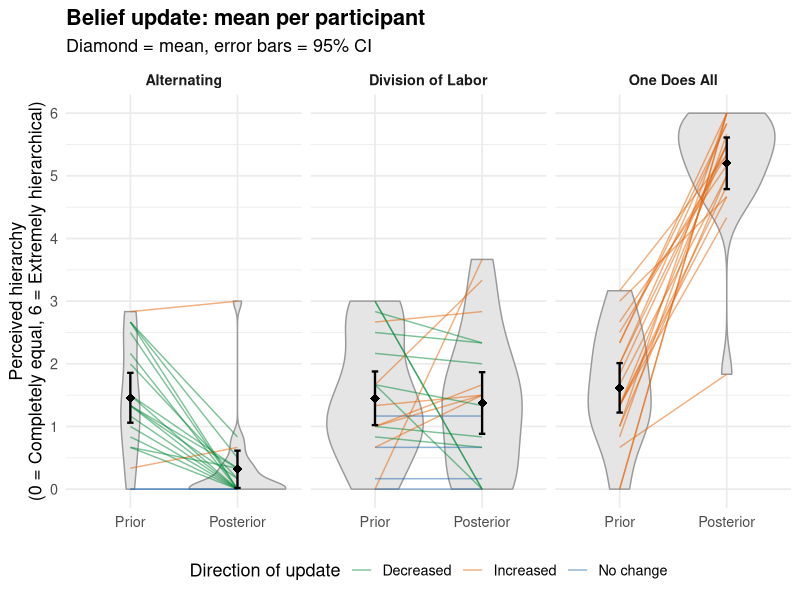
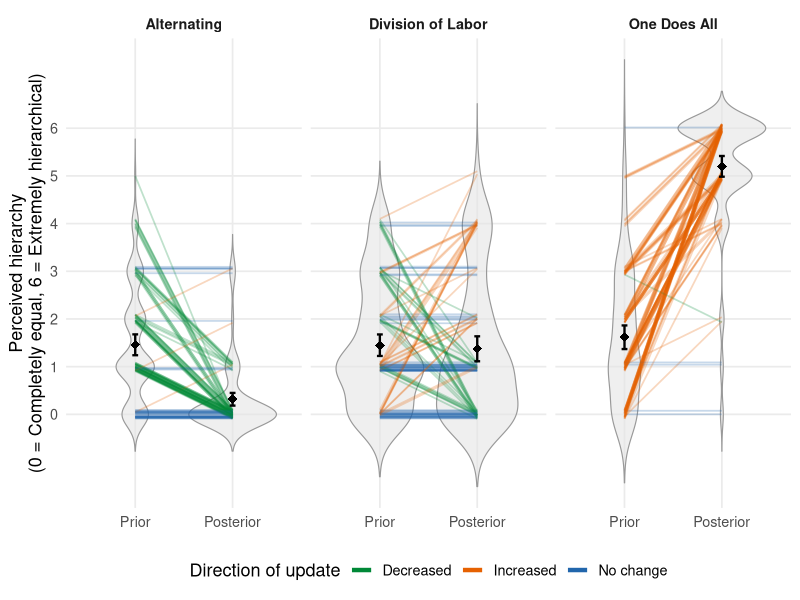
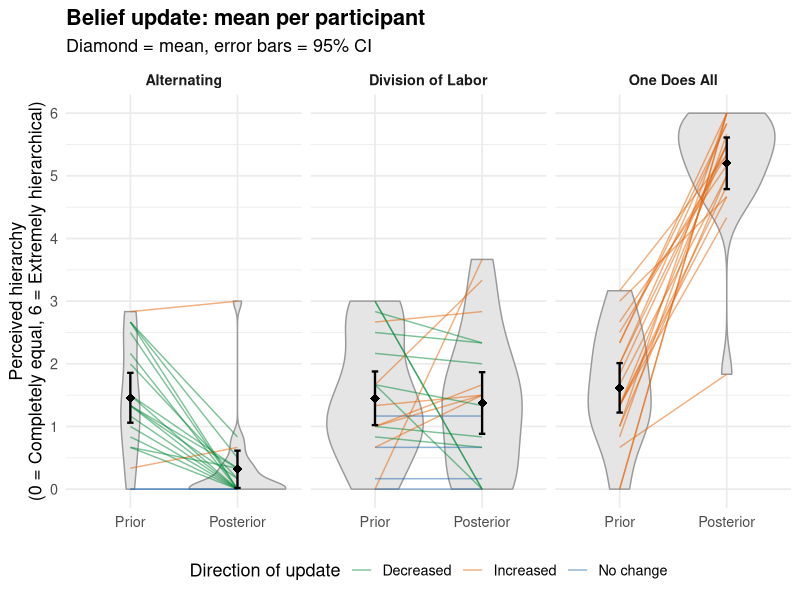
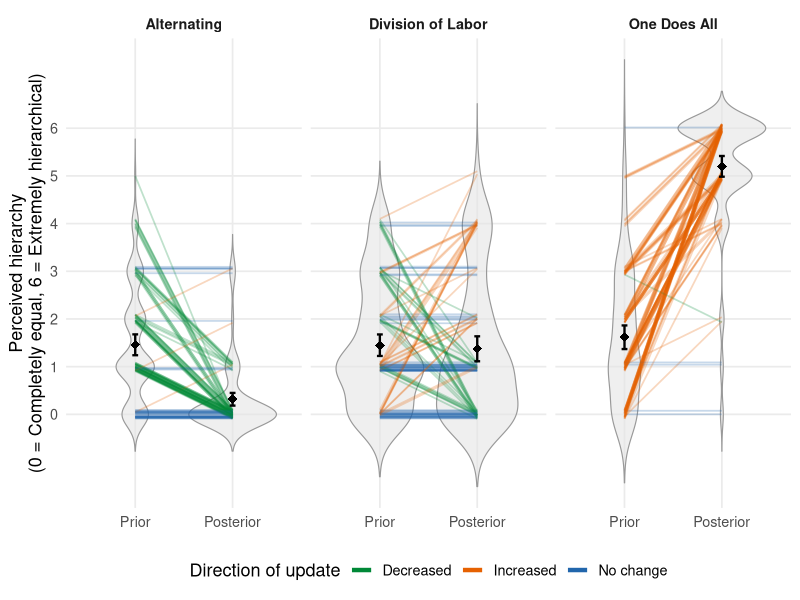

Recreate these plots in R, in order.
# Equal cost gender
# Prior vs. posterior ratings of perceived hierarchy across work conditions
library(tidyverse)

df <- read_csv("equal_cost_gender/data/mit_exp2a_raw_data.csv")

#get ratings
ratings <- df %>%
  filter(response_type == "response") %>%
  mutate(rating = as.numeric(str_extract(response, "\\d+(?=\\})"))) %>%
  select(anon_id, scenario_label, category, work_condition,
         gender_condition, stage, rating)

nrow(ratings)
summary(ratings$rating)

#attention checks (Particioan 10 passed the attention check, but not the memory check, I decided to keep them for the analysis)
attention <- df %>%
  filter(response_type == "exit_survey") %>%
  select(anon_id, attention_fails, memory_correct_count, attention_passed)

attention
table(attention$attention_passed)

ratings_clean <- ratings
n_distinct(ratings_clean$anon_id)

#Calculate belief update (posterior - prior)
belief_update <- ratings_clean %>%
  pivot_wider(names_from = stage, values_from = rating) %>%
  mutate(update = posterior - prior)

head(belief_update)
nrow(belief_update)
table(belief_update$scenario_label, belief_update$work_condition)

#Participant means and condition means
#average each participant's ratings within each condition, then average those participant means within each condition.
participant_means <- belief_update %>%
  group_by(anon_id, work_condition) %>%
  summarise(prior     = mean(prior),
            posterior = mean(posterior),
            update    = mean(update),
            .groups   = "drop")

condition_means <- participant_means %>%
  group_by(work_condition) %>%
  summarise(mean_prior     = mean(prior),
            mean_posterior = mean(posterior),
            mean_update    = mean(update),
            se_update      = sd(update) / sqrt(n()),
            n              = n())

condition_means

#Plot labels
condition_labels <- c(both_alternate    = "Alternating",
                      division_of_labor = "Division of Labor",
                      one_does_all      = "One Does All")

direction_colors <- c("Increased" = "#e66101",
                      "Decreased" = "#008837",
                      "No change" = "#2166ac")

# Plot 1: articipant means plot. Each line represents one participant's average rating within one condition (prior -> posterior). Diamond = condition mean, error bars = 95% CI across participants.
plot_data <- participant_means %>%
  mutate(direction = case_when(posterior > prior ~ "Increased",
                               posterior < prior ~ "Decreased",
                               TRUE              ~ "No change")) %>%
  pivot_longer(c(prior, posterior), names_to = "stage", values_to = "rating") %>%
  mutate(stage = factor(stage, levels = c("prior", "posterior"),
                        labels = c("Prior", "Posterior")))

plot_summary <- plot_data %>%
  group_by(work_condition, stage) %>%
  summarise(mean = mean(rating),
            se   = sd(rating) / sqrt(n()),
            .groups = "drop")

participant_plot <- ggplot(plot_data, aes(x = stage, y = rating)) +
  geom_violin(fill = "grey90", color = "grey60") +
  geom_line(aes(group = anon_id, color = direction), alpha = 0.5) +
  geom_errorbar(data = plot_summary,
                aes(y = mean, ymin = mean - 1.96 * se, ymax = mean + 1.96 * se),
                width = 0.06, linewidth = 0.8) +
  geom_point(data = plot_summary, aes(y = mean), shape = 18, size = 3) +
  facet_wrap(~ work_condition, labeller = labeller(work_condition = condition_labels)) +
  scale_color_manual(values = direction_colors) +
  scale_y_continuous(breaks = 0:6) +
  labs(x = NULL,
       y = "Perceived hierarchy\n(0 = Completely equal, 6 = Extremely hierarchical)",
       title = "Belief update: mean per participant",
       subtitle = "Diamond = mean, error bars = 95% CI",
       color = "Direction of update") +
  theme_minimal(base_size = 13) +
  theme(plot.title = element_text(face = "bold"),
        strip.text = element_text(face = "bold"),
        legend.position = "bottom")

participant_plot

#Plot 2:individual ratings plot. Each line = one single rating (one participant x one scenario), prior -> posterior, jittered so overlapping lines are visible (about 120 lines per condition). Diamond = condition mean, error bars = 95% CI across ratings.

set.seed(1) #for the jitter reproducible

trial_lines <- belief_update %>%
  mutate(jit = runif(n(), -0.1, 0.1),
         direction = case_when(update > 0 ~ "Increased",
                               update < 0 ~ "Decreased",
                               TRUE       ~ "No change")) %>%
  pivot_longer(c(prior, posterior), names_to = "stage", values_to = "rating") %>%
  mutate(stage_num  = if_else(stage == "prior", 0, 1),
         rating_jit = rating + jit)

trial_summary <- trial_lines %>%
  group_by(work_condition, stage_num) %>%
  summarise(mean = mean(rating),
            se   = sd(rating) / sqrt(n()),
            .groups = "drop")

exp1_plot <- ggplot(trial_lines, aes(x = stage_num)) +
  geom_violin(aes(y = rating, group = stage_num), trim = FALSE,
              fill = "grey90", alpha = 0.6, color = "grey60", linewidth = 0.4) +
  geom_line(aes(y = rating_jit, group = interaction(anon_id, scenario_label),
                color = direction),
            alpha = 0.25, linewidth = 0.6) +
  geom_errorbar(data = trial_summary,
                aes(ymin = mean - 1.96 * se, ymax = mean + 1.96 * se),
                width = 0.06, linewidth = 0.8) +
  geom_point(data = trial_summary, aes(y = mean), shape = 18, size = 3) +
  facet_wrap(~ work_condition, labeller = labeller(work_condition = condition_labels)) +
  scale_color_manual(values = direction_colors) +
  scale_x_continuous(breaks = c(0, 1), labels = c("Prior", "Posterior"),
                     limits = c(-0.6, 1.6)) +
  scale_y_continuous(breaks = 0:6) +
  labs(x = NULL,
       y = "Perceived hierarchy\n(0 = Completely equal, 6 = Extremely hierarchical)",
       color = "Direction of update") +
  theme_minimal(base_size = 13) +
  theme(panel.grid.minor = element_blank(),
        strip.text = element_text(face = "bold"),
        legend.position = "bottom") +
  guides(color = guide_legend(override.aes = list(alpha = 1, linewidth = 1.5)))

exp1_plot


#Save both plots into equal_cost_gender/figures

dir.create("equal_cost_gender/figures", showWarnings = FALSE)

plots <- list(
  participant_means_plot  = participant_plot,  # Plot 1
  individual_ratings_plot = exp1_plot          # Plot 2
)

for (name in names(plots)) {
  ggsave(file.path("equal_cost_gender/figures", paste0(name, ".png")),
         plots[[name]], width = 9, height = 6, dpi = 300, bg = "white")
}

list.files("equal_cost_gender/figures")
